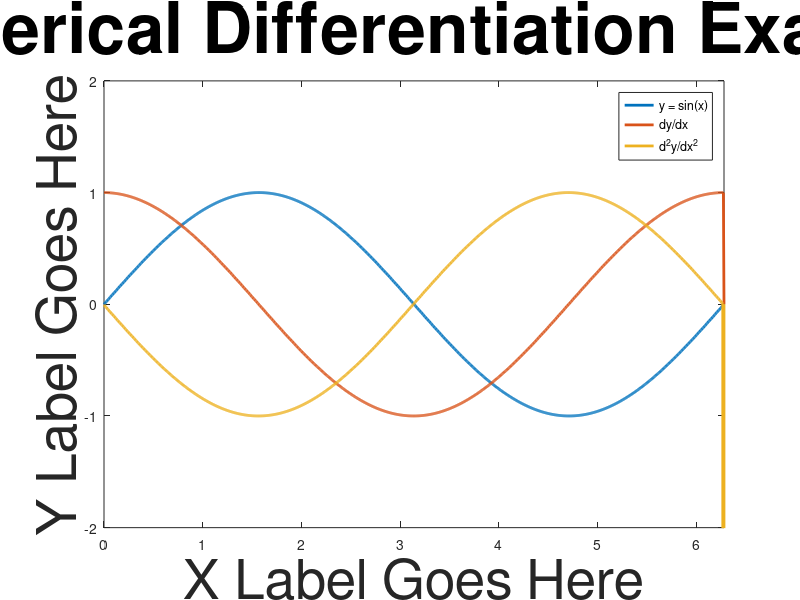

The MATLAB source for this figure:
% Example script to show numerical differentiation by matrix.

% This takes the function y = sin(x) and produces the first and second
% derivatives, as well as the first antiderivative, using a matrix
% implementation of the right difference derivative scheme.

numsteps = 1000;
x_max = 2*pi;
x_min = 0;
dx = (x_max - x_min)/numsteps;
x = (x_min:dx:x_max)'; % We take the transpose to make sure our dimensions are correct for matrix multiplication
x_size = max(size(x));
y = sin(x);

% First, we create a matrix to implement the right difference scheme;
rightDeriv = (1/dx) * (-eye(x_size) + diag(ones(1,x_size - 1),1));

% Now we take derivatives
y_prime = rightDeriv*y;
y_prime_prime = (rightDeriv^2)*y; 

% And finally we plot the results
plot(x,[y,y_prime,y_prime_prime],'LineWidth',2)
axis([0,2*pi,-2,2]);
title('Numerical Differentiation Example','FontSize',50);
xlabel('X Label Goes Here','FontSize',40);
ylabel('Y Label Goes Here','FontSize',40);
legend('y = sin(x)','dy/dx','d^{2}y/dx^{2}'); % Note that we can use a lot of LaTeX here

% Try some different functions here, and see what happens when using the
% inverse of the right deriv operator.  Also, note that since y(x_max + dx)
% isn't defined, we have some real numerical error for the last entry.
% The opposite problem would occur for the first in the left difference
% scheme.
